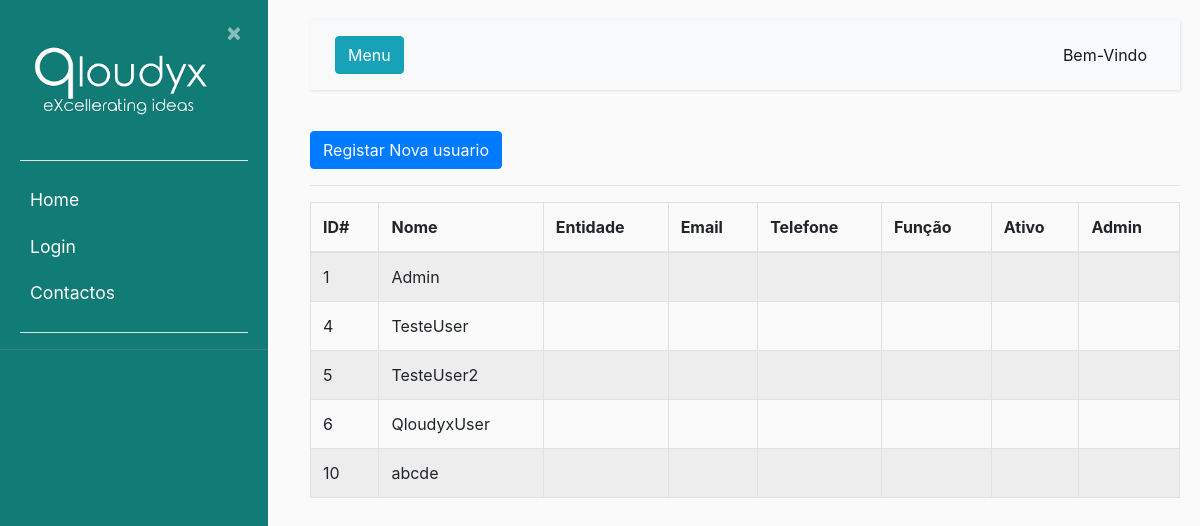
Screenshot of /listausuarios/ with the database file from the repository.
### ticket/models.py (models this page shows, shortened)
class Usuarios(AbstractBaseUser):
    nome = models.CharField(max_length=100, unique=True,verbose_name='Utilizador')
    email = models.EmailField(verbose_name='E-mail')
    foto = models.ImageField(null=True, blank=True, upload_to='users/uploads/fotos',verbose_name='Foto')
    descricao = models.CharField(max_length=250, null=True)
    EscolhasRole = {
    ("Interno", "Interno"),
    ("Operador", "Operador"),
    ("Cliente", "Cliente"),
    }
    role = models.CharField(max_length=50,choices= EscolhasRole ,verbose_name='Cargo')
    entidade = models.ForeignKey(Entidades, on_delete=models.CASCADE, verbose_name='Entidade')
    telefone = PhoneNumberField(null=True, blank=False, unique=True, verbose_name='Telefone')
    date_of_birth = models.DateField(verbose_name='Data de Nascimento')
    is_active = models.BooleanField(default=True, verbose_name='Ativo?')
    is_admin = models.BooleanField(default=False, verbose_name='Admin?')
    objects = MyUserManager()
    USERNAME_FIELD = 'nome'
    REQUIRED_FIELDS = ['date_of_birth','email']

### ticket/views.py (the view)
# urls.py: path('listausuarios/', ticket_views.lista_user, name ='listausuarios'),#lista de usuarios
def lista_user(request):
    usuarios = Usuarios.objects.all()
    usuario =  Usuarios.objects.all()
    return render (request,'ticket/listausuarios.html', {'usuario': usuario, 'usuarios': usuarios})

### ticket/templates/ticket/listausuarios.html
{% extends "ticket/base.html" %}
{% block content %}
<body>
    <button type="button" class="btn btn-primary"><a href="{% url 'register' %}">Registar Nova usuario</a></button>
    <hr>
    <table class="table table-bordered table-striped">
        <thead>
            <tr>
                <th>ID#</th>
                <th>Nome</th>
                <th>Entidade</th>
                <th>Email</th>
                <th>Telefone</th>
                <th>Função</th>
                <th>Ativo</th>
                <th>Admin</th>
            </tr>
        </thead>
        <tbody>
            {% for usuario in usuarios %}
            <tr>
                <td>{{ usuario.id }}</td>
                <td>{{ usuario.nome }}</td>
                <td>{{ usario.entidade }}</td>
                <td>{{ usario.email }}</td>
                <td>{{ usario.telefone }}</td>
                <td>{{ usario.role }}</td>
                <td>{{ usario.is_active }}</td>
                <td>{{ usario.is_admin }}</td>
            </tr>
            {% empty %}
            <tr>
                <td colspan="2">Nenhuma aplicação registrada</td>
            </tr>
            {% endfor %}
        </tbody>
    </table>
</body>
{% endblock content %}

### ticket/static/ticket/main.css (style rules this page uses)
body { background: #fafafa; }
hr { background-color: white; }
a, a:hover, a:focus { color: inherit; text-decoration: none; transition: all 0.3s; }

### rows the page displays
Usuarios: id "1", nome "Admin"
Usuarios: id "4", nome "TesteUser"
Usuarios: id "5", nome "TesteUser2"
Usuarios: id "6", nome "QloudyxUser"
Usuarios: id "10", nome "abcde"
